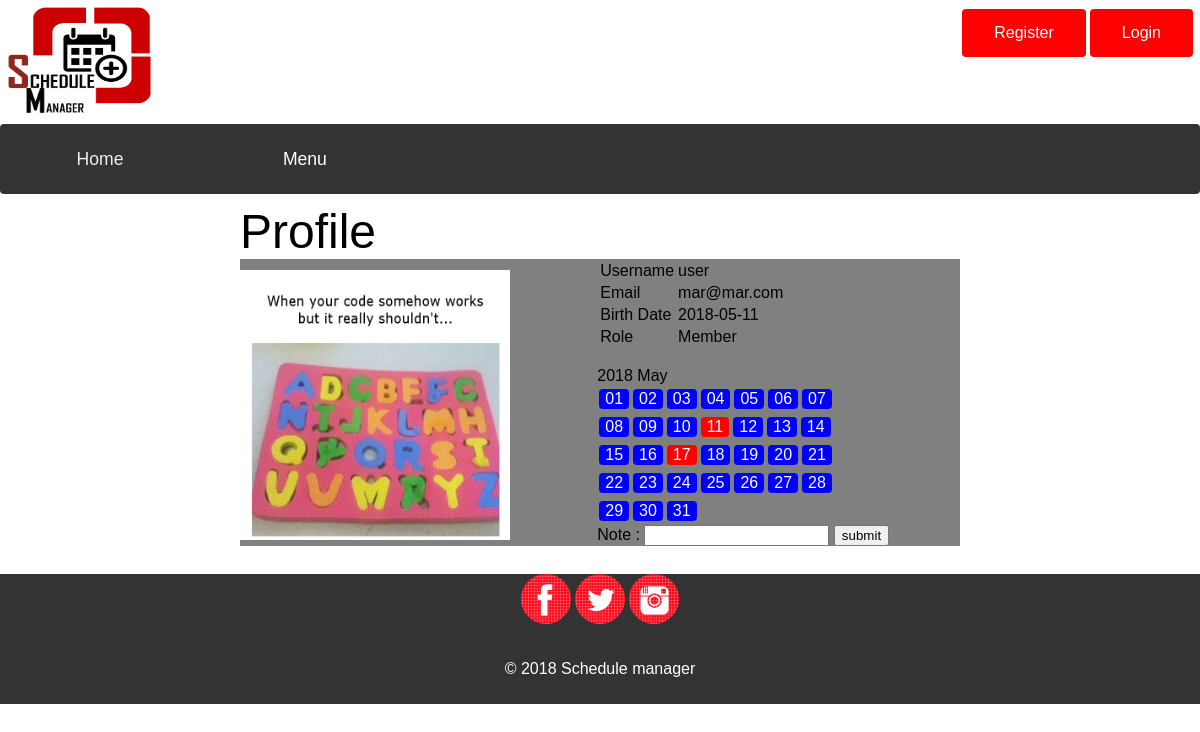
The app's page /profile.php?key=mar@mar.com with its own data.
### tables this page shows
CREATE TABLE `msuser` (
  `Username` varchar(255) NOT NULL,
  `Password` varchar(255) NOT NULL,
  `Email` varchar(255) NOT NULL,
  `ProfilePicture` varchar(255) DEFAULT NULL,
  `Role` varchar(30) NOT NULL,
  `Dob` date NOT NULL
);

### profile.php (the view, shortened to what this page needs)
<?php
require 'connect.php';
?>
<!DOCTYPE html>
<html>
<head>
    <link rel="stylesheet" type="text/css" href="style 103.css">
</head>
<body>
<?php
require 'header.php';
?>
<div id="core-content">
    <?php
    if (isset($_GET["key"])) {
        $email = $_GET["key"];
        $query = "SELECT Username, Role, ProfilePicture, Dob FROM msuser WHERE Email = '".$email."'";
        $result = mysqli_query($con, $query);
        $temp = mysqli_fetch_assoc($result);
        $username = $temp["Username"];
        $dob = $temp["Dob"];
        $role = $temp["Role"];
        $profilePicture = $temp["ProfilePicture"];
    }
     ?>
    <font size="20">Profile</font>
    <div id="head-content">
        <div class="contents" >
            <?='<img src="images/profilePicture/'.$profilePicture.'">'  ?>
        </div>
        <div class="contents" >
            <div>
                <table>
                    <tr>
                        <td>Username </td>
                        <td><?=$username  ?></td>
                    </tr>
                    <tr>
                        <td>Email </td>
                        <td><?=$email  ?></td>
                    </tr>
                    <tr>
                        <td>Birth Date </td>
                        <td><?=$dob  ?></td>
                    </tr>
                    <tr>
                        <td>Role </td>
                        <td><?=$role  ?></td>
                    </tr>
                </table>
            </div>
            <?php
            $today = getdate();
            $todayMonth = $today["mon"];
            $todayYear = $today["year"];
            $dayNumberOfTheMonth=cal_days_in_month(CAL_GREGORIAN,$todayMonth,$todayYear);
            $query = "SELECT DAY(ScheduleDate) as Days FROM msschedule WHERE ScheduleCoOwner = '".$email."' OR ScheduleOwner = '".$email."' AND MONTH(ScheduleDate) = ".$todayMonth." AND MONTH(ScheduleDate) = ".$todayMonth;
            $result = mysqli_query($con, $query);
            $stack = array();
            while ($temp = mysqli_fetch_assoc($result)) {
                array_push($stack, $temp["Days"]);
            }
            echo '<br>'.$todayYear.' '.$today["month"].'<br>';
            if (isset($_GET["key"]) && isset($_SESSION["email"])){
                $query = "SELECT DAY(ScheduleDate) as Days FROM msschedule WHERE ScheduleCoOwner = '".$_SESSION["email"]."' OR ScheduleOwner = '".$_SESSION["email"]."' AND MONTH(ScheduleDate) = ".$todayMonth." AND MONTH(ScheduleDate) = ".$todayMonth;
                $result = mysqli_query($con, $query);
                $stack2 = array();
                while ($temp = mysqli_fetch_assoc($result)) {
                    array_push($stack2, $temp["Days"]);
                }
                for($i=1;$i<=$dayNumberOfTheMonth;$i++){
                    if(in_array($i,$stack) && in_array($i,$stack2))
                        echo '<input type="button" class="orangeButton" onclick="setDay(this,'.$i.')" value="'.sprintf('%02u', $i) .'">';
                    else if(in_array($i,$stack))
                        echo '<input type="button" class="yellowButton" onclick="setDay(this,'.$i.')" value="'.sprintf('%02u', $i) .'">';
                    else if(in_array($i,$stack2) && in_array($i,$stack2))
                        echo '<input type="button" class="redButton" onclick="setDay(this,'.$i.')" value="'.sprintf('%02u', $i) .'">';
                    else
                        echo '<input type="button" class="blueButton" onclick="setDay(this,'.$i.')" value="'.sprintf('%02u', $i) .'">';
                    if($i%7==0)echo '<br>';
                }
            }else{
                for($i=1;$i<=$dayNumberOfTheMonth;$i++){
                    if(in_array($i,$stack))
                        echo '<input type="button" class="redButton" onclick="setDay(this,'.$i.')" value="'.sprintf('%02u', $i) .'">';
                    else
                        echo '<input type="button" class="blueButton" onclick="setDay(this,'.$i.')" value="'.sprintf('%02u', $i) .'">';
                    if($i%7==0)echo '<br>';
                }
            }
            ?>
            <form method="get" action="do/doAddSchedule.php" onsubmit="return val_form()">
                Note : <input type="text" id="note" name="note">
                <input type="submit" value="submit">
            </form>
        </div>
    </div>
</div>
<br>
<?php
require 'footer.php';
?>
</body>
</html>

### style 103.css (style rules this page uses)
.redButton { background-color: red; border: none; color: white; text-align: center; text-decoration: none; font-size: 16px; margin: 4px 2px; cursor: pointer; border-radius: 4px; }
.blueButton { background-color: blue; border: none; color: white; text-align: center; text-decoration: none; font-size: 16px; margin: 4px 2px; cursor: pointer; border-radius: 4px; }
* { box-sizing:border-box }
body { font-family: Verdana,sans-serif;margin:0 }
#core-content { padding: 10px 20%; }
.contents>img { width: 270px; height: 270px; }
.contents { display: inline-block; width: 49%; position: relative; height: 100%; }
#head-content { background-color: gray; }

### records on screen
msuser: ProfilePicture (picture), Username "user", Dob "2018-05-11", Role "Member"

### other values on screen
$email "mar@mar.com"
$todayYear "2018"
$today["month"] "May"
